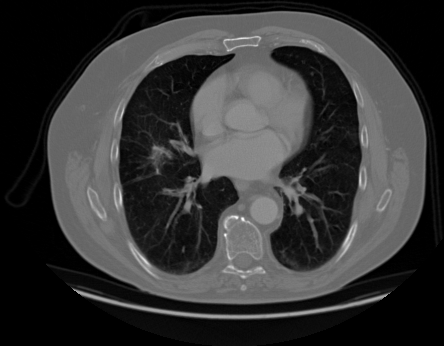
#> input picture dataset/test/000132 (8).png, 444 x 346 px, given in place of 000108 (3).png, which was not available
$ jupyter execute --allow-errors translate.ipynb
#> lines starting #> are read from the running program, lines starting #| are printed output that depends on the picture; pictures that were not available may be replaced by others from this repository, and a replacement may not be noted
[cell 1]
from zipfile import ZipFile
file_name = "chest-ctscan-images.zip"

#> (the rest of this cell did not finish here and is left out)

[cell 2]
# import the necessary packages
from matplotlib import pyplot as plt
import numpy as np
import argparse
import imutils
import cv2

[cell 3]
def plt_imshow(title, image):
	# convert the image frame BGR to RGB color space and display it
	image = cv2.cvtColor(image, cv2.COLOR_BGR2RGB)
	plt.imshow(image)
	plt.title(title)
	plt.grid(False)
	plt.show()

[cell 4]
# since we are using Jupyter Notebooks we can replace our argument
# parsing code with *hard coded* arguments and values
args = {
	"image": "/content/Data/test/adenocarcinoma/000108 (3).png"
}

[cell 5]
# load the image and display it to our screen
image = cv2.imread(args["image"])
#> image is the input picture: shape (346, 444, 3); min 0, max 255, mean 54
plt_imshow("Original", image)

# shift the image 25 pixels to the right and 50 pixels down
M = np.float32([[1, 0, 25], [0, 1, 50]])
shifted = cv2.warpAffine(image, M, (image.shape[1], image.shape[0]))
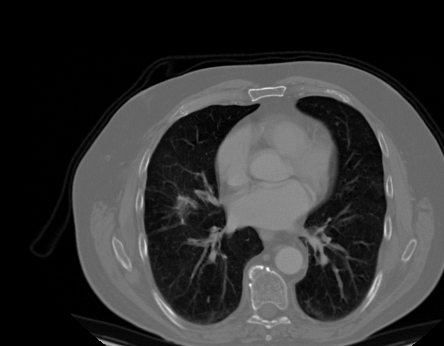
#> shifted: shape (346, 444, 3); min 0, max 255, mean 50.9
plt_imshow("Shifted Down and Right", shifted)

[cell 6]
# now, let's shift the image 50 pixels to the left and 90 pixels
# up by specifying negative values for the x and y directions,
# respectively
M = np.float32([[1, 0, -50], [0, 1, -90]])
shifted = cv2.warpAffine(image, M, (image.shape[1], image.shape[0]))
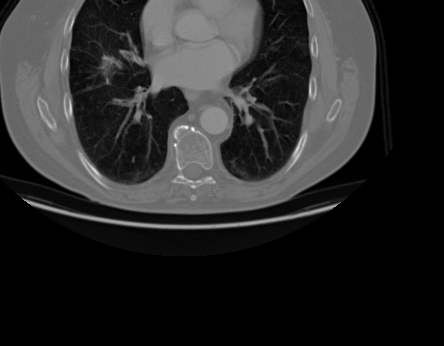
#> shifted: shape (346, 444, 3); min 0, max 255, mean 41.7
plt_imshow("Shifted Up and Left", shifted)

[cell 7]
# use the imutils helper function to translate the image 100 pixels
# down in a single function call
shifted = imutils.translate(image, 0, 100)
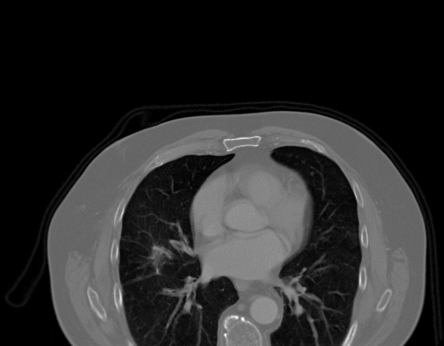
#> shifted: shape (346, 444, 3); min 0, max 255, mean 42.9
plt_imshow("Shifted Down", shifted)

$ run again, on dataset/test/000136 (8).png
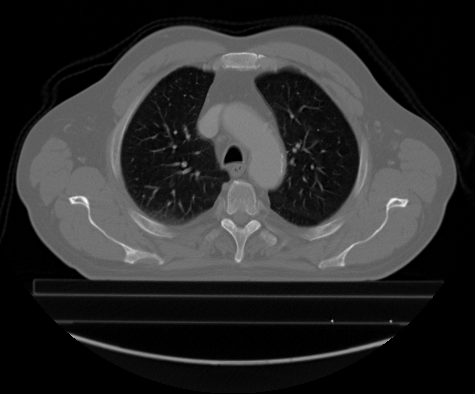
#> input picture dataset/test/000136 (8).png, 475 x 394 px, given in place of 000108 (3).png, which was not available
#> image is the input picture: shape (394, 475, 3); min 0, max 255, mean 44.7
#> `shifted = cv2.warpAffine(image, M, (image.shape[1], image.shape[0]))`:
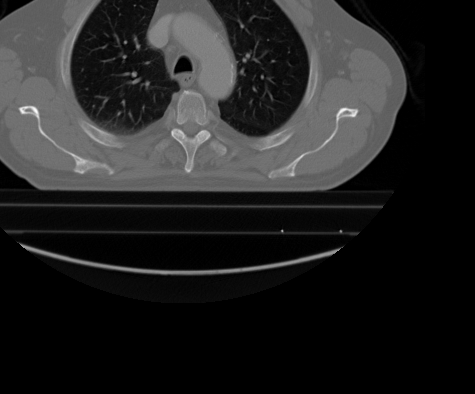
#> shifted: shape (394, 475, 3); min 0, max 255, mean 35.7
#> `shifted = imutils.translate(image, 0, 100)`:
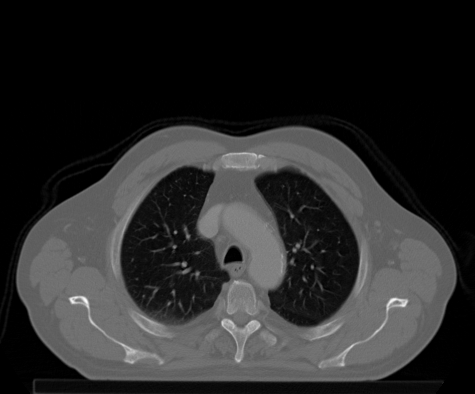
#> shifted: shape (394, 475, 3); min 0, max 255, mean 42.3

$ run again, on dataset/test/000139 (4).png
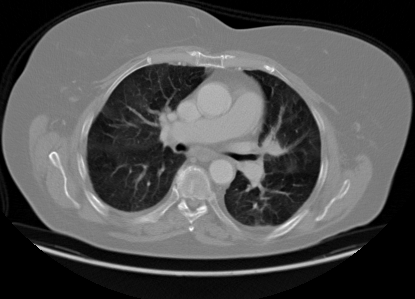
#> input picture dataset/test/000139 (4).png, 415 x 299 px, given in place of 000108 (3).png, which was not available
#> image is the input picture: shape (299, 415, 3); min 0, max 255, mean 81.4
#> `shifted = cv2.warpAffine(image, M, (image.shape[1], image.shape[0]))`:
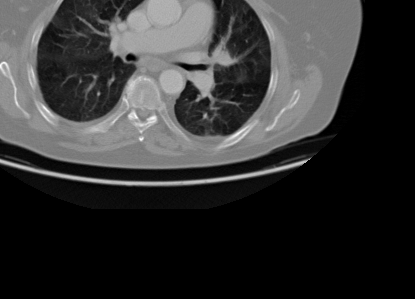
#> shifted: shape (299, 415, 3); min 0, max 255, mean 51.3
#> `shifted = imutils.translate(image, 0, 100)`:
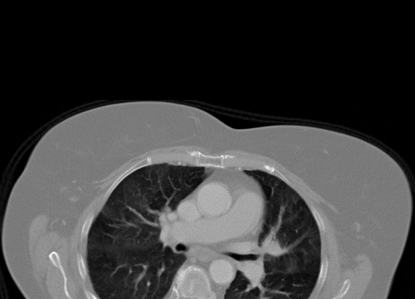
#> shifted: shape (299, 415, 3); min 0, max 255, mean 61.3
